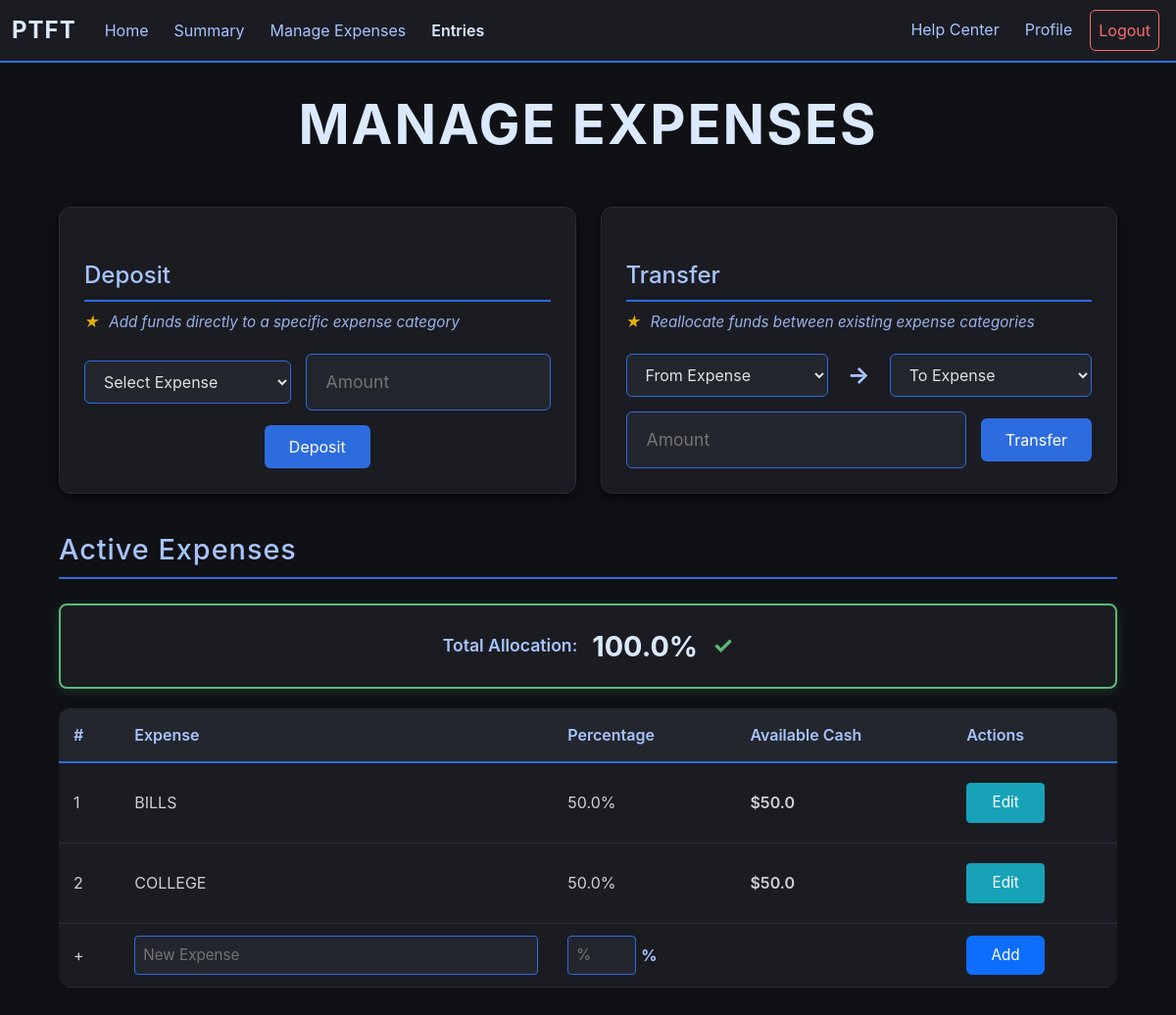
The page /expenses (signed in) on the database as committed earlier.
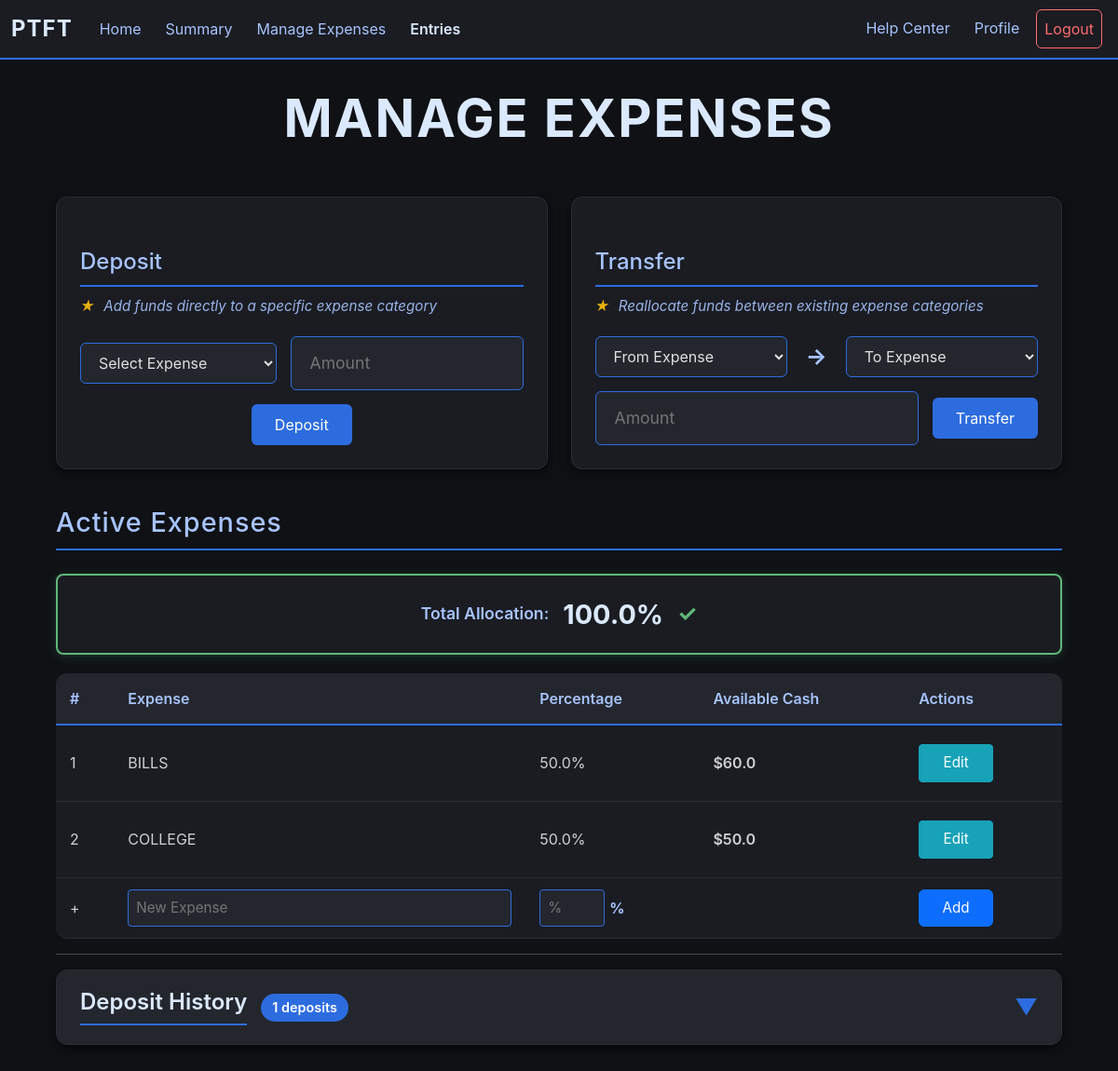
The same page on the database as committed later.
### app/models.py (models this page shows, shortened)
class Expenses(db.Model):        #Stores all expense category per user
    id = db.Column(db.Integer, primary_key = True)
    user_id = db.Column(db.Integer, db.ForeignKey("user.id"))
    name = db.Column(db.String(25))
    percentage = db.Column(db.Float)
    status = db.Column(db.Boolean, default = True)      #Archive Status
    deleted = db.Column(db.Boolean, default = False)
    savings = db.Column(db.Float, default = 0.0)
    earnings = db.Column(db.Float, default = 0.0)
    spendings = db.Column(db.Float, default = 0.0)
    transferred = db.Column(db.Float, default = 0.0)
    balance = db.Column(db.Float, default = 0.0)
    credit_balance = db.Column(db.Float, default = 0.0)

### app/routes/expense.py (the view)
@expense.route("/expenses", methods = ["GET"])
def expenses():
    if helper.check_login():
        active_expenses = {}
        inactive_expenses = {}
        expense_data = {}       #Links expense id to total savings {expense_id: amount saved}
        snaps = Exp_Snap.query.filter_by(user_id = session["user_id"]).all()
        deposits = Transaction.query.filter_by(user_id = session["user_id"], deposit_status = True).all()
        expenses = Expenses.query.filter_by(user_id = session["user_id"]).all()
        for snap in snaps:      #Calculates net total from snapshots
            expense_data[snap.expense_id] = expense_data.get(snap.expense_id, 0.0) + (snap.expense_earnings - snap.total_spending)
        for deposit in deposits:        #Calculates total deposits per expense
            expense_data[deposit.expense_id] = expense_data.get(deposit.expense_id, 0.0) + deposit.amount
        for expense in expenses:        #Separates expense types between archived and unarchived
            if expense.status:
                active_expenses[expense] = round(expense_data.get(expense.id, 0.0), 2)
            else:
                inactive_expenses[expense] = round(expense_data.get(expense.id, 0.0), 2)
        allocation_check = [0, True]
        for expense in active_expenses:
            allocation_check[0] += expense.percentage
        if allocation_check[0] !=100:
            allocation_check[1] = False
        all_expenses = list(active_expenses.keys()) + list(inactive_expenses.keys())
        deposits = Transaction.query.filter_by(user_id = session["user_id"], deposit_status = True).all()
        return render_template("expenses.html", active_expenses = active_expenses, inactive_expenses = inactive_expenses, status = allocation_check, all_expenses = all_expenses, deposits = deposits)
    else:
        return redirect(url_for("user.login"))

### app/helper.py (called while the page is built)
def check_login():
    return "user_id" in session

### app/templates/expenses.html (shortened to what the changed rows need)
{% extends "budget_base.html"%}
{% block content %}
<div class="expense-container">
    <h1 class="main-title">MANAGE EXPENSES</h1>
    <div class="function-sections">
        {% if active_expenses %}
        <div class="function-section">
            <h2 class="function-title">Deposit</h2>
        </div>
        <div class="function-section">
            <h2 class="function-title">Transfer</h2>
        </div>
      {% endif %}
    </div>
    <h1 class="section-title">Active Expenses</h1>
    <div class="status-display-compact {% if status[1] %}status-perfect{% else %}status-error{% endif %}">
        <div class="status-compact-content">
        </div>
    </div>
    <table class="expense-table">
        <thead>
            <tr>
                <th>#</th>
                <th>Expense</th>
                <th>Percentage</th>
                <th>Available Cash</th>
                <th>Actions</th>
            </tr>
        </thead>
        <tbody>
            {% for active_expense in active_expenses %}
            <tr class="log-row" data-row-id="active-{{active_expense.id}}">
                <td>{{loop.index}}</td>
                <td>
                    <div class="display-mode">
                        <span class="display-text">{{active_expense.name}}</span>
                    </div>
                </td>
                <td>
                    <div class="display-mode">
                        <span class="display-text">{{active_expense.percentage}}%</span>
                    </div>
                </td>
                <td class="cash-cell">${{active_expenses[active_expense]}}</td>
                <td>
                    <div class="display-mode">
                        <button class="btn btn-dark btn-info btn-sm edit-toggle-btn" onclick="toggleEdit('active-{{active_expense.id}}')">Edit</button>
                    </div>
                </td>
            </tr>
            {% endfor %}
        </tbody>
    </table>
    {% if deposits %}
    <hr class="section-divider">
    <div class="collapsible-section">
        <div class="collapsible-header" onclick="toggleSection(this)">
            <div class="collapsible-title-wrapper">
                <h2 class="collapsible-title">Deposit History</h2>
                <span class="item-count">{{ deposits|length }} deposits</span>
            </div>
            <span class="collapsible-arrow">▼</span>
        </div>
    </div>
    {% endif %}
</div>
{% endblock %}

Rows that differ between the two databases and show on the page:
changed Expenses "BILLS": active_expenses "50.0" → "60.0"
Other text that changed with them:
{{ deposits|length }}: (not shown) → "1"
text now shown: "Deposit History deposits ▼"
